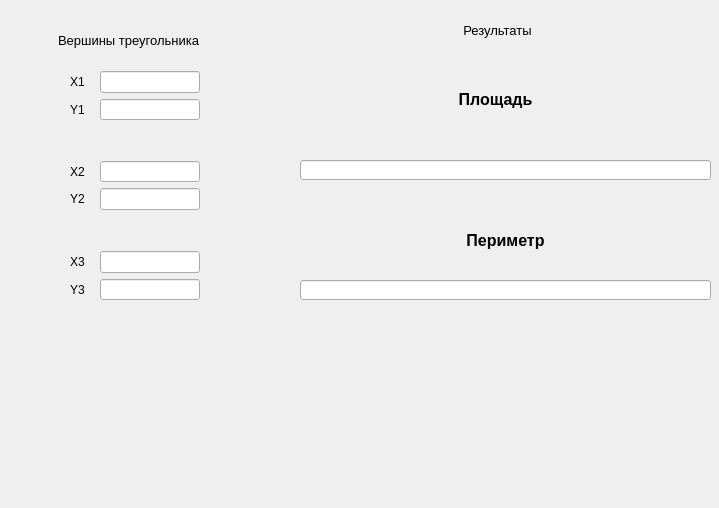
<?xml version="1.0" encoding="UTF-8"?>
<ui version="4.0">
 <class>Widget</class>
 <widget class="QWidget" name="Widget">
  <property name="geometry">
   <rect>
    <x>0</x>
    <y>0</y>
    <width>719</width>
    <height>508</height>
   </rect>
  </property>
  <property name="windowTitle">
   <string>Widget</string>
  </property>
  <widget class="QWidget" name="layoutWidget_3">
   <property name="geometry">
    <rect>
     <x>50</x>
     <y>150</y>
     <width>171</width>
     <height>71</height>
    </rect>
   </property>
   <layout class="QGridLayout" name="gridLayout_2">
    <item row="2" column="1">
     <widget class="QLineEdit" name="y2_LN">
      <property name="sizePolicy">
       <sizepolicy hsizetype="MinimumExpanding" vsizetype="Fixed">
        <horstretch>0</horstretch>
        <verstretch>0</verstretch>
       </sizepolicy>
      </property>
      <property name="maximumSize">
       <size>
        <width>100</width>
        <height>16777215</height>
       </size>
      </property>
     </widget>
    </item>
    <item row="1" column="1">
     <widget class="QLineEdit" name="x2_LN">
      <property name="sizePolicy">
       <sizepolicy hsizetype="MinimumExpanding" vsizetype="Fixed">
        <horstretch>0</horstretch>
        <verstretch>0</verstretch>
       </sizepolicy>
      </property>
      <property name="maximumSize">
       <size>
        <width>100</width>
        <height>16777215</height>
       </size>
      </property>
     </widget>
    </item>
    <item row="1" column="0">
     <widget class="QLabel" name="x2_LBL">
      <property name="maximumSize">
       <size>
        <width>15</width>
        <height>16777215</height>
       </size>
      </property>
      <property name="text">
       <string>X2</string>
      </property>
     </widget>
    </item>
    <item row="2" column="0">
     <widget class="QLabel" name="y2_LBL">
      <property name="text">
       <string>Y2</string>
      </property>
     </widget>
    </item>
   </layout>
  </widget>
  <widget class="QLabel" name="all_rslt_LBL">
   <property name="geometry">
    <rect>
     <x>430</x>
     <y>10</y>
     <width>135</width>
     <height>40</height>
    </rect>
   </property>
   <property name="sizePolicy">
    <sizepolicy hsizetype="Preferred" vsizetype="Fixed">
     <horstretch>0</horstretch>
     <verstretch>0</verstretch>
    </sizepolicy>
   </property>
   <property name="maximumSize">
    <size>
     <width>16777215</width>
     <height>40</height>
    </size>
   </property>
   <property name="font">
    <font>
     <pointsize>10</pointsize>
    </font>
   </property>
   <property name="text">
    <string>Результаты</string>
   </property>
   <property name="alignment">
    <set>Qt::AlignCenter</set>
   </property>
   <property name="wordWrap">
    <bool>true</bool>
   </property>
  </widget>
  <widget class="QWidget" name="layoutWidget_4">
   <property name="geometry">
    <rect>
     <x>50</x>
     <y>60</y>
     <width>171</width>
     <height>71</height>
    </rect>
   </property>
   <layout class="QGridLayout" name="gridLayout">
    <item row="1" column="0">
     <widget class="QLabel" name="y1_LBL">
      <property name="text">
       <string>Y1</string>
      </property>
     </widget>
    </item>
    <item row="0" column="0">
     <widget class="QLabel" name="x1_LBL">
      <property name="maximumSize">
       <size>
        <width>15</width>
        <height>16777215</height>
       </size>
      </property>
      <property name="text">
       <string>X1</string>
      </property>
     </widget>
    </item>
    <item row="0" column="1">
     <widget class="QLineEdit" name="x1_LN">
      <property name="sizePolicy">
       <sizepolicy hsizetype="MinimumExpanding" vsizetype="Fixed">
        <horstretch>0</horstretch>
        <verstretch>0</verstretch>
       </sizepolicy>
      </property>
      <property name="maximumSize">
       <size>
        <width>100</width>
        <height>16777215</height>
       </size>
      </property>
     </widget>
    </item>
    <item row="1" column="1">
     <widget class="QLineEdit" name="y1_LN">
      <property name="sizePolicy">
       <sizepolicy hsizetype="MinimumExpanding" vsizetype="Fixed">
        <horstretch>0</horstretch>
        <verstretch>0</verstretch>
       </sizepolicy>
      </property>
      <property name="maximumSize">
       <size>
        <width>100</width>
        <height>16777215</height>
       </size>
      </property>
     </widget>
    </item>
   </layout>
  </widget>
  <widget class="QWidget" name="layoutWidget_5">
   <property name="geometry">
    <rect>
     <x>50</x>
     <y>240</y>
     <width>171</width>
     <height>71</height>
    </rect>
   </property>
   <layout class="QGridLayout" name="gridLayout_3">
    <item row="0" column="1">
     <widget class="QLineEdit" name="x3_LN">
      <property name="sizePolicy">
       <sizepolicy hsizetype="MinimumExpanding" vsizetype="Fixed">
        <horstretch>0</horstretch>
        <verstretch>0</verstretch>
       </sizepolicy>
      </property>
      <property name="maximumSize">
       <size>
        <width>100</width>
        <height>16777215</height>
       </size>
      </property>
     </widget>
    </item>
    <item row="0" column="0">
     <widget class="QLabel" name="x3_LBL">
      <property name="maximumSize">
       <size>
        <width>15</width>
        <height>16777215</height>
       </size>
      </property>
      <property name="text">
       <string>X3</string>
      </property>
     </widget>
    </item>
    <item row="1" column="0">
     <widget class="QLabel" name="y3_LBL">
      <property name="text">
       <string>Y3</string>
      </property>
     </widget>
    </item>
    <item row="1" column="1">
     <widget class="QLineEdit" name="y3_LN">
      <property name="sizePolicy">
       <sizepolicy hsizetype="MinimumExpanding" vsizetype="Fixed">
        <horstretch>0</horstretch>
        <verstretch>0</verstretch>
       </sizepolicy>
      </property>
      <property name="maximumSize">
       <size>
        <width>100</width>
        <height>16777215</height>
       </size>
      </property>
     </widget>
    </item>
   </layout>
  </widget>
  <widget class="QLabel" name="coordinats_LBL">
   <property name="geometry">
    <rect>
     <x>30</x>
     <y>20</y>
     <width>197</width>
     <height>40</height>
    </rect>
   </property>
   <property name="sizePolicy">
    <sizepolicy hsizetype="Preferred" vsizetype="Fixed">
     <horstretch>0</horstretch>
     <verstretch>0</verstretch>
    </sizepolicy>
   </property>
   <property name="maximumSize">
    <size>
     <width>16777215</width>
     <height>40</height>
    </size>
   </property>
   <property name="font">
    <font>
     <pointsize>10</pointsize>
    </font>
   </property>
   <property name="text">
    <string>Вершины треугольника</string>
   </property>
   <property name="alignment">
    <set>Qt::AlignCenter</set>
   </property>
   <property name="wordWrap">
    <bool>true</bool>
   </property>
  </widget>
  <widget class="QLabel" name="parimeter_LBL">
   <property name="geometry">
    <rect>
     <x>300</x>
     <y>210</y>
     <width>411</width>
     <height>61</height>
    </rect>
   </property>
   <property name="sizePolicy">
    <sizepolicy hsizetype="Preferred" vsizetype="Fixed">
     <horstretch>0</horstretch>
     <verstretch>0</verstretch>
    </sizepolicy>
   </property>
   <property name="minimumSize">
    <size>
     <width>100</width>
     <height>10</height>
    </size>
   </property>
   <property name="maximumSize">
    <size>
     <width>1000000</width>
     <height>1000000</height>
    </size>
   </property>
   <property name="font">
    <font>
     <pointsize>12</pointsize>
     <weight>75</weight>
     <bold>true</bold>
    </font>
   </property>
   <property name="text">
    <string>Периметр</string>
   </property>
   <property name="alignment">
    <set>Qt::AlignCenter</set>
   </property>
  </widget>
  <widget class="QLineEdit" name="perimetr_LN_rslt">
   <property name="geometry">
    <rect>
     <x>300</x>
     <y>280</y>
     <width>411</width>
     <height>20</height>
    </rect>
   </property>
   <property name="minimumSize">
    <size>
     <width>0</width>
     <height>15</height>
    </size>
   </property>
   <property name="maximumSize">
    <size>
     <width>1000000</width>
     <height>16777215</height>
    </size>
   </property>
   <property name="alignment">
    <set>Qt::AlignCenter</set>
   </property>
   <property name="readOnly">
    <bool>true</bool>
   </property>
  </widget>
  <widget class="QLineEdit" name="squar_LN_rslt">
   <property name="geometry">
    <rect>
     <x>300</x>
     <y>160</y>
     <width>411</width>
     <height>20</height>
    </rect>
   </property>
   <property name="minimumSize">
    <size>
     <width>0</width>
     <height>15</height>
    </size>
   </property>
   <property name="maximumSize">
    <size>
     <width>16777215</width>
     <height>16777215</height>
    </size>
   </property>
   <property name="toolTipDuration">
    <number>0</number>
   </property>
   <property name="alignment">
    <set>Qt::AlignCenter</set>
   </property>
   <property name="readOnly">
    <bool>true</bool>
   </property>
  </widget>
  <widget class="QLabel" name="squar_LBL">
   <property name="geometry">
    <rect>
     <x>290</x>
     <y>60</y>
     <width>411</width>
     <height>79</height>
    </rect>
   </property>
   <property name="sizePolicy">
    <sizepolicy hsizetype="Preferred" vsizetype="Fixed">
     <horstretch>0</horstretch>
     <verstretch>0</verstretch>
    </sizepolicy>
   </property>
   <property name="minimumSize">
    <size>
     <width>100</width>
     <height>10</height>
    </size>
   </property>
   <property name="maximumSize">
    <size>
     <width>100000</width>
     <height>100000</height>
    </size>
   </property>
   <property name="font">
    <font>
     <pointsize>12</pointsize>
     <weight>75</weight>
     <bold>true</bold>
    </font>
   </property>
   <property name="text">
    <string>Площадь</string>
   </property>
   <property name="alignment">
    <set>Qt::AlignCenter</set>
   </property>
  </widget>
 </widget>
 <layoutdefault spacing="6" margin="11"/>
 <resources/>
 <connections/>
</ui>
